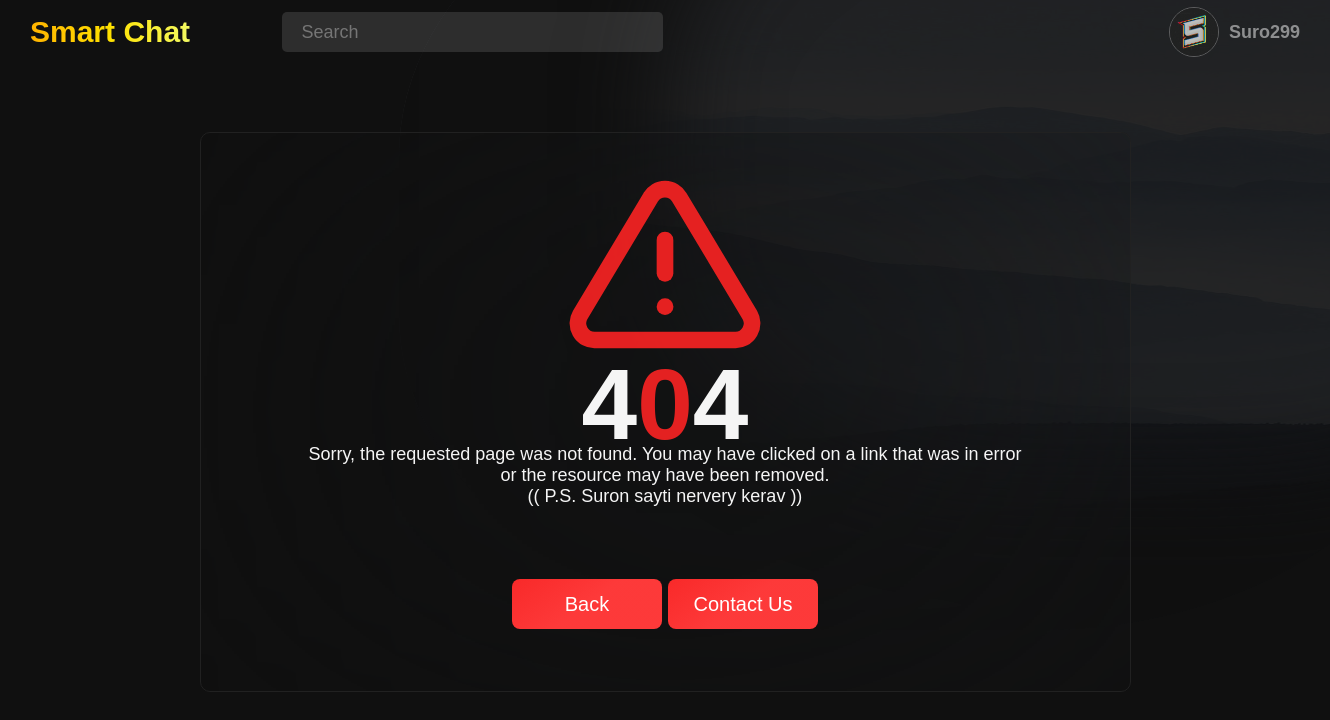
Page /404-page/ (signed in) on the committed database.
### users/models.py (models this page shows, shortened)
class CustomUser(AbstractBaseUser, PermissionsMixin):
    username = models.CharField(_("User name"), max_length=255, unique=True)
    email = models.EmailField(_("email address"), blank=True, default = "",)
    avatar = models.ImageField(_("User avatar"), blank=True, default = "default_avatar.png",)
    posts_posted = models.PositiveBigIntegerField(_("posts_posted"), blank = True, default = 0)
    reactions = models.PositiveBigIntegerField(_("reactions"), blank = True, default = 0)
    points = models.PositiveBigIntegerField(_("points"), blank = True, default = 0)
    is_staff = models.BooleanField(default=False)
    is_active = models.BooleanField(default=True)
    date_joined = models.DateTimeField(default=timezone.now)
    USERNAME_FIELD = "username"
    REQUIRED_FIELDS = ["email"]
    objects = CustomUserManager()

### main/views.py (the view)
# urls.py: path("404-page/", views.ftf, name = "404-page"),
def ftf(request):
    return render(request, "main/ftf.html")

### main/templates/main/ftf.html (shortened to what this page needs)
{% load static %}
<!DOCTYPE html>
<html lang="en">
<head>
    <link rel="stylesheet" href="{% static 'main/css/ftf/style.css' %}">
    <link rel="stylesheet" href="{% static 'main/css/inc/style.css' %}">
</head>
<body>
    <div class="background_imgae">
        <img  src="{% static 'main/img/backgrounds/home_bgp.jpg'%}" alt="">
    </div>
    {% include 'main/inc/header.html' %}
    <main>
        <section>
            <img src="{% static 'main/icon/404/error_icon.svg'%}" alt="">
            <h1>4<span>0</span>4</h1>
            <p>Sorry, the requested page was not found. You may have clicked on a link that was in error <br>
                or the resource may have been removed. <br>
                (( P.S. Suron sayti nervery kerav ))
            </p>
            <section>
                <a onclick="history.back();" ><button> Back </button></a>
                <a onclick="alert(' Hly Patrast Chi ! ');" ><button> Contact Us </button></a>
            </section>
        </section>
    </main>
</body>
</html>

### main/templates/main/inc/header.html
<header>
    <section>
        <h1> <span>Smart</span> Chat </h1>
    </section>
    <section>
        <input type="text" placeholder = "Search">
    </section>
    <section id = "user_btn">
        <button> <img src="{{ user.avatar.url }}" alt=""> </button>
        <h3> {{ user.username }} </h3>
    </section>
</header>

### main/static/main/css/ftf/style.css (style rules this page uses)
* { margin: 0; padding: 0; box-sizing: border-box; text-decoration: none; }
html { font-size: 10px; font-family: Arial, Helvetica, sans-serif; color: whitesmoke; }
body { background-color: #101010; width: 100%; height: 100vh; display: grid; overflow-x: hidden; grid-template-columns: repeat(7, 1fr); grid-template-rows: 7vh 1fr 1fr 1fr 1fr, 1fr; grid-template-areas: 'header header header header header header header' 'main main main main main main main' 'main main main main main main main' 'main main main main main main main' 'main main main main main main main' 'main main main main main main main'; margin: 0; }
.background_imgae { width: 80%; height: 79rem; left: 30%; top: -20%; position: absolute; border-radius: 40%; box-shadow: 200px -77px 101px 69px #101010 inset; }
.background_imgae img { border-radius: 40%; opacity: 10%; height: 100%; width: 100%; position: relative; z-index: -2; }
header { z-index: 1; grid-area: header; display: flex; align-items: center; padding: 1rem 3rem; background-color: transparent; height: 8vh; }
header section:first-child h1 { font-size: 3rem; color: transparent; -webkit-background-clip: text; background-clip: text; background-image: linear-gradient(to right, #ffb300, #ffe100, #f3fa62); }
header section:last-child { right: 3rem; position: absolute; display: flex; align-items: center; }
header section:last-child button { width: 5rem; height: 5rem; border-radius: 50%; border: none; background-color: transparent; }
header section:last-child button img { border-radius: 50%; width: 100%; height: 100%; opacity: 75%; transition: 0.3s; border: 1px solid rgba(138, 138, 138, 0.794); }
header section:last-child h3 { font-size: 1.8rem; margin-left: 1rem; color: rgba(245, 245, 245, 0.699); transition: 0.3s; }
main { grid-area: main; top: 8vh; height: 92vh; z-index: 1; display: flex; justify-content: center; align-items: center; }
main section:first-child { padding: 1rem; text-align: center; margin-bottom: 4rem; backdrop-filter: blur(20rem); border-radius: 10px; border: 1px solid #212121; width: 70%; height: 70vh; display: flex; justify-content: space-evenly; align-items: center; flex-direction: column; }
main section:first-child img { width: 20rem; color: rgba(255, 35, 35, 0.889); }
main section:first-child h1 { margin-top: -4rem; font-size: 10rem; }
main section:first-child h1 span { color: rgba(255, 35, 35, 0.889); }
main section:first-child p { font-size: 1.8rem; margin-top: -4rem; margin-bottom: 3rem; }
main section:last-child section { margin: 2rem 0 3rem 0; display: flex; justify-content: space-evenly; flex-direction: row; width: 35%; height: 5rem; }
main section:last-child section button { width: 15rem; height: 5rem; border: none; font-size: 2rem; align-items: center; background-image: linear-gradient(144deg, rgba(250, 17, 17, 0.889), rgba(255, 35, 35, 0.889) 50%, rgba(255, 35, 35, 0.889)); border-radius: 8px; color: #FFFFFF; cursor: pointer; outline: none; transition: 0.2s; }

### main/static/main/css/inc/style.css (style rules this page uses)
header { z-index: 1; grid-area: header; display: flex; align-items: center; padding: 1rem 3rem; background-color: transparent; height: 8vh; }
header section:first-child h1 { font-size: 3rem; color: transparent; -webkit-background-clip: text; background-clip: text; background-image: linear-gradient(to right, #ffb300, #ffe100, #f3fa62); }
header section:nth-child(2) { margin-left: 7.2%; height: 5vh; width: 30%; }
header section:nth-child(2) input { width: 100%; height: 100%; border-radius: 0.5rem; border: none; outline: none; padding-left: 2rem; background-color: rgba(245, 245, 245, 0.127); font-size: 1.8rem; color: whitesmoke; }
header section:last-child { right: 3rem; position: absolute; display: flex; align-items: center; }
header section:last-child button { width: 5rem; height: 5rem; border-radius: 50%; border: none; background-color: transparent; }
header section:last-child button img { border-radius: 50%; width: 100%; height: 100%; opacity: 75%; transition: 0.3s; border: 1px solid rgba(138, 138, 138, 0.794); }
header section:last-child h3 { font-size: 1.8rem; margin-left: 1rem; color: rgba(245, 245, 245, 0.519); transition: 0.3s; }

### rows in the picture
CustomUser: avatar (picture), username "Suro299"
